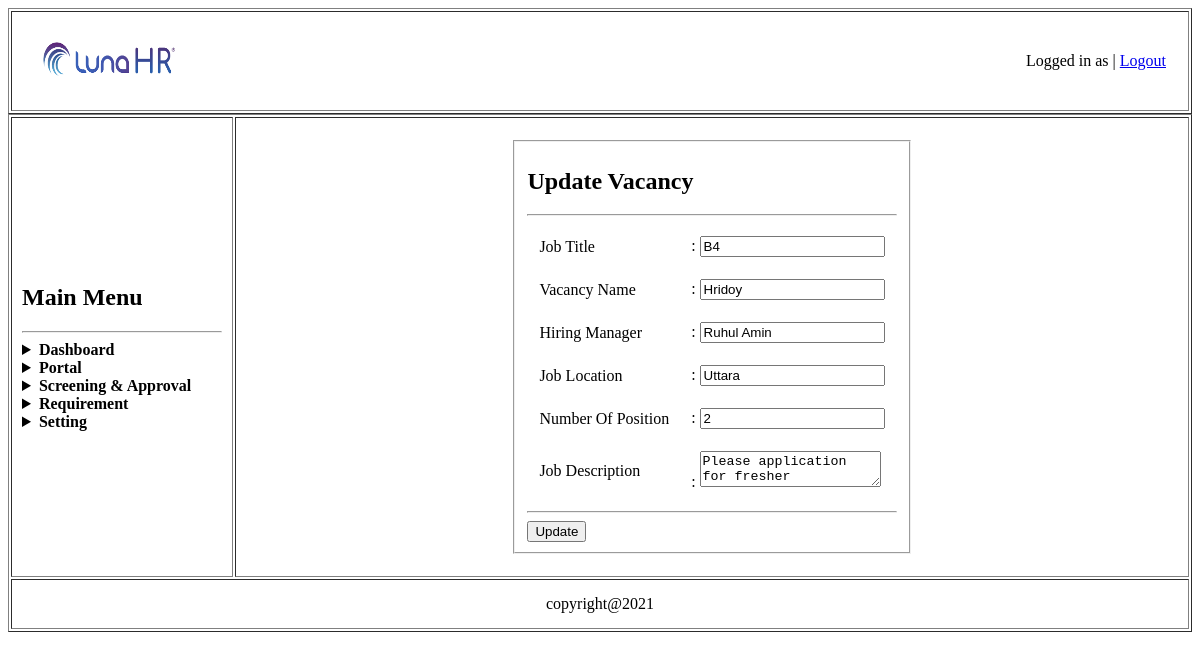
/Manager/controler/job_vacancy_edit.php?id=1 (signed in), run on the app's committed database.
### tables this page shows
CREATE TABLE `job_vacancy` (
  `id` int(5) NOT NULL,
  `vacancytitle` varchar(50) NOT NULL,
  `name` varchar(50) NOT NULL,
  `manager` varchar(50) NOT NULL,
  `location` varchar(100) NOT NULL,
  `position` varchar(50) NOT NULL,
  `description` varchar(100) NOT NULL
);

### Manager/model/JobVacancyModel.php (called while the page is built, shortened)
<?php
	function getUserJobVacancyById($id){
		$conn = getConnection();
		$sql = "select * from job_vacancy where id='{$id}'";
		$result = mysqli_query($conn, $sql);
		$row = mysqli_fetch_assoc($result);
		return $row;
	}
?>

### Manager/controler/job_vacancy_edit.php (the view, shortened to what this page needs)
<?php
	require_once('../model/JobVacancyModel.php');
	if(isset($_POST['update_btn'])){
		$user = [
					'vacancytitle'=>$_POST['vacancytitle'],
					'name'=>$_POST['name'],
					'manager'=>$_POST['manager'],
					'location'=>$_POST['location'],
					'position'=> $_POST['position'],
					'description'=>$_POST['description']
				];
			$id=$_GET['id'];
			$status = AddJobVacancyUpdateData($user,$id);
			if($status){
				header('location: ../view/view_job_vacancy.php');
			}else{
				echo "*Error db connted";
			}
	}else{
		$id=$_GET['id'];
		$data = getUserJobVacancyById($id);
		$vacancytitle=$data['vacancytitle'];
		$name=$data['name'];
		$manager=$data['manager'];
		$location=$data['location'];
		$position=$data['position'];
		$description=$data['description'];
	}
?>
</head>
<body>
	<table border="1px" align="center" width="100%">
		<tr>
			<td>
				<table width="100%">
					<tr>
						<td width="150px" height="50px">
							<img src="../asset/company_logo.png" alt="main_logo" width="100%" height="100%">
						</td>
						<td align="right" >Logged in as
							 |
							<a href="../../controller/logout.php">Logout</a>
						</td>
					</tr>
				</table>
			</td>
		</tr>
	</table>
	<table  border="1px" align="cen" width="100%">
		<tr>
			<td width="200px" height="425px"><h2>Main Menu</h2>
				<hr>
				<details>
					<summary><b>Dashboard</b></summary>
				</details>
				<details>
					<summary><b>Portal</b></summary>
				</details>
				<details>
					<summary><b>Screening & Approval</b></summary>
				</details>
				<details>
					<summary><b>Requirement</b></summary>
				</details>
				<details>
					<summary><b>Setting</b></summary>
				</details>
			</td>
			<td colspan="2" align="center">
				<table align="center">
					<tr>
						<td>
							<form method="post" action="job_vacancy_edit.php?id=<?php echo $id;?>">
								<fieldset>
									<h2>Update Vacancy</h2>
									<hr>
									<table>
										<tr>
											<td>Job Title</td>
											<td>:
												<input type="text" name="vacancytitle" value="<?php echo $vacancytitle;?>">
											</td>
										</tr>
										<tr>
											<td>Vacancy Name</td>
											<td>:
												<input type="text" name="name" value="<?php echo $name;?>">
											</td>
										</tr>
										<tr>
											<td>Hiring Manager</td>
											<td>:
												<input type="text" name="manager" value="<?php echo $manager;?>">
											</td>
										</tr>
										<tr>
											<td>Job Location</td>
											<td>:
												<input type="text" name="location" value="<?php echo $location;?>">
											</td>
										</tr>
										<tr>
											<td>Number Of Position</td>
											<td>:
												<input type="text" name="position" value="<?php echo $position;?>">
											</td>
										</tr>
										<tr>
											<td>Job Description</td>
											<td>:
												<textarea name="description"><?php echo $description;?></textarea>
											</td>
										</tr>
									</table>
									<hr>
									<input type="submit" name="update_btn" value="Update">
								</fieldset>
							</form>
						</td>
					</tr>
				</table>
			</td>
		</tr>

### data on the page
job_vacancy: vacancytitle "B4", name "Hridoy", manager "Ruhul Amin", location "Uttara", position "2", description "Please application for fresher"
